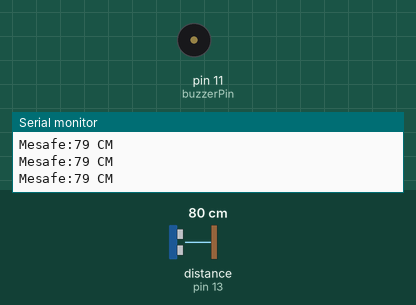
Recording of a sketch running on a simulated Arduino Uno, built with avr-gcc and run on an emulated ATmega328P. Parts: buzzer (waves = sounding), the last lines printed to the serial monitor. Wiring (inferred from the names in the program): ultrasonic range finder: trigger pin 12; echo pin 13. The test bench sets the inputs (shaded band); at power-on: distance to the obstacle (sensor on pin 13) 80 cm. The echo pulse lasts 58.3 µs per cm.

Above: at 1.3 s.
1.4 s: distance to the obstacle (sensor on pin 13) set to 2 cm
At 4.3 s:
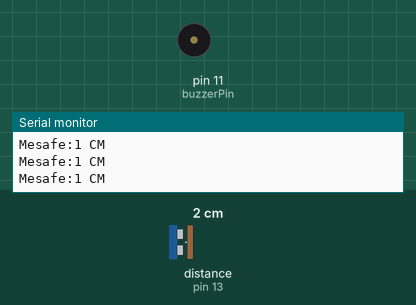
4.4 s: distance to the obstacle (sensor on pin 13) set to 35 cm
At 5.2 s:
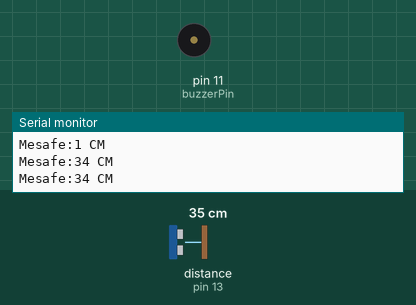
5.9 s: distance to the obstacle (sensor on pin 13) set to 18 cm
At 6.9 s:
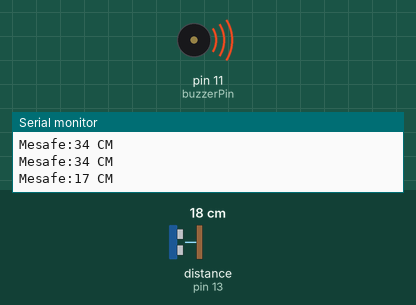
Timing chart, 0 to 14.9 s (numbered marks = the images above; inputs shaded):
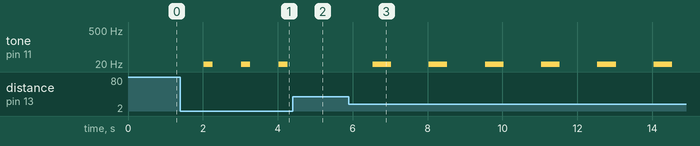

The sketch:

Mesafe_Sens_r__ve_Buzzer.ino
```cpp
#define echoPin 13
#define trigPin 12
#define buzzerPin 11
int sure;
int mesafe; // int dediğimiz için mesafeyi kesirli olarak göremeyiz. 30.8 ise de 30 gözükür 30.2 ise de 30 gözükür.

void setup() {
  pinMode(trigPin, OUTPUT);
  pinMode(echoPin, INPUT);
  Serial.begin(9600);
}

void loop() {
  digitalWrite(trigPin, LOW);
  delayMicroseconds(5);
  digitalWrite(trigPin, HIGH);
  delayMicroseconds(10);
  digitalWrite(trigPin, LOW);
  sure = pulseIn(echoPin, HIGH);
  mesafe = sure / 29.1 / 2; //Mesafeyi ölçmek için kullanılan formül
  Serial.print("Mesafe:");
  Serial.print(mesafe);
  Serial.println(" CM ");
  delay(500);

  if (mesafe < 30 && mesafe > 20) { //mesafe 30cm'den küçük ve 20cm'den büyükse
    tone(buzzerPin, HIGH); //Buzzer ötsün
    delay(1000); //1sn dursun
    noTone(buzzerPin); //buzzer sussun
    delay(1000); //1 sn sonra diğer if durumuna geçsin.
  }
  else if (mesafe <= 20 && mesafe > 10) { //mesafe 20 ile 10 arasındaysa
    tone(buzzerPin, HIGH); //Buzzer ötsün
    delay(500); //50ms yani yarım saniye duracak
    noTone(buzzerPin); //buzzer sussun
    delay(500); //yarım sn sonra diğer if durumuna geçsin.
  }
  else if (mesafe <= 10) { //mesafe 10'dan küçükse
    tone(buzzerPin, HIGH); //Buzzer ötsün
    delay(250); //0.25 sn dursun
    noTone(buzzerPin); //buzzer sussun
    delay(250); //çeyrek sn sonra diğer if durumuna geçsin.
  }
  else { //hiçbir seçenek değilse
    noTone(buzzerPin); //ses yok
  }

}

//Şuanda kullanılan mesafe ölçerler en fazla 2.5m veya 3m ölçüm yapabiliyor çünkü ses dalgası çarpıp geri gelemiyor daha fazlasında. Ama daha gelişmiş kullanılabilir.
//En az 3cm ve 4cm'e kadar yakın mesafeyi ölçebilir.

//BU PROJEDE MESAFE SENSÖRÜNE YAKLAŞTIKÇA SES SÜREKLİ HIZLANARAK ARTACAK.
//AYNI BİR ARABA PARK SENSÖRÜ GİBİ.
```

Measured:
- after the input at 1.4 s, tone on pin 11 (buzzerPin): alternates 1 Hz for 0.25 s and silent for 0.75 s, starting after 0.62 s
- after the input at 4.4 s, tone on pin 11 (buzzerPin): stays silent (without the input it goes to 1 Hz after 0.62 s)
- after the input at 5.9 s, tone on pin 11 (buzzerPin): alternates 1 Hz for 0.50 s and silent for 1.0 s, starting after 0.63 s
